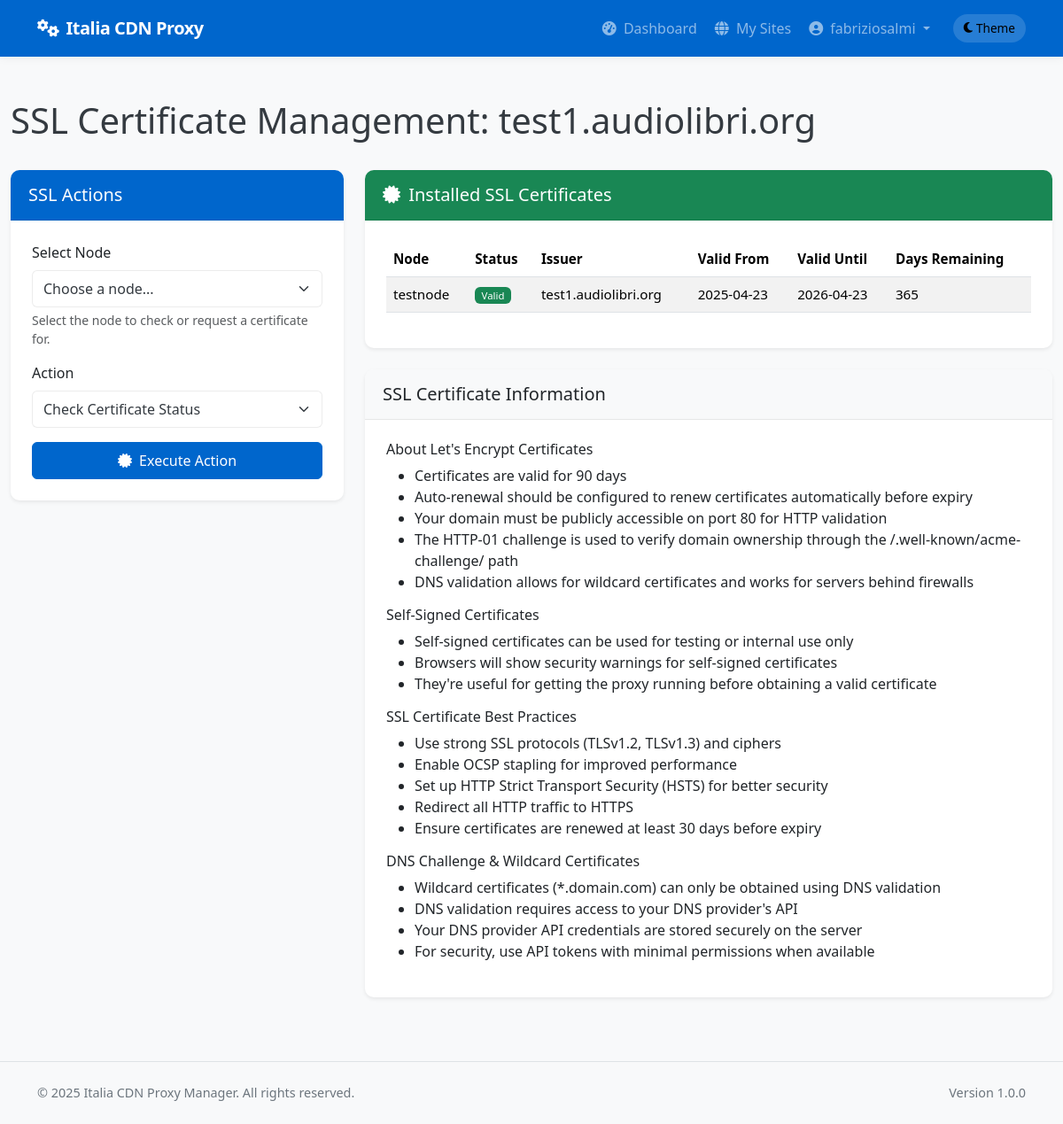
The page /client/sites/1/ssl (signed in) on the database as committed earlier.
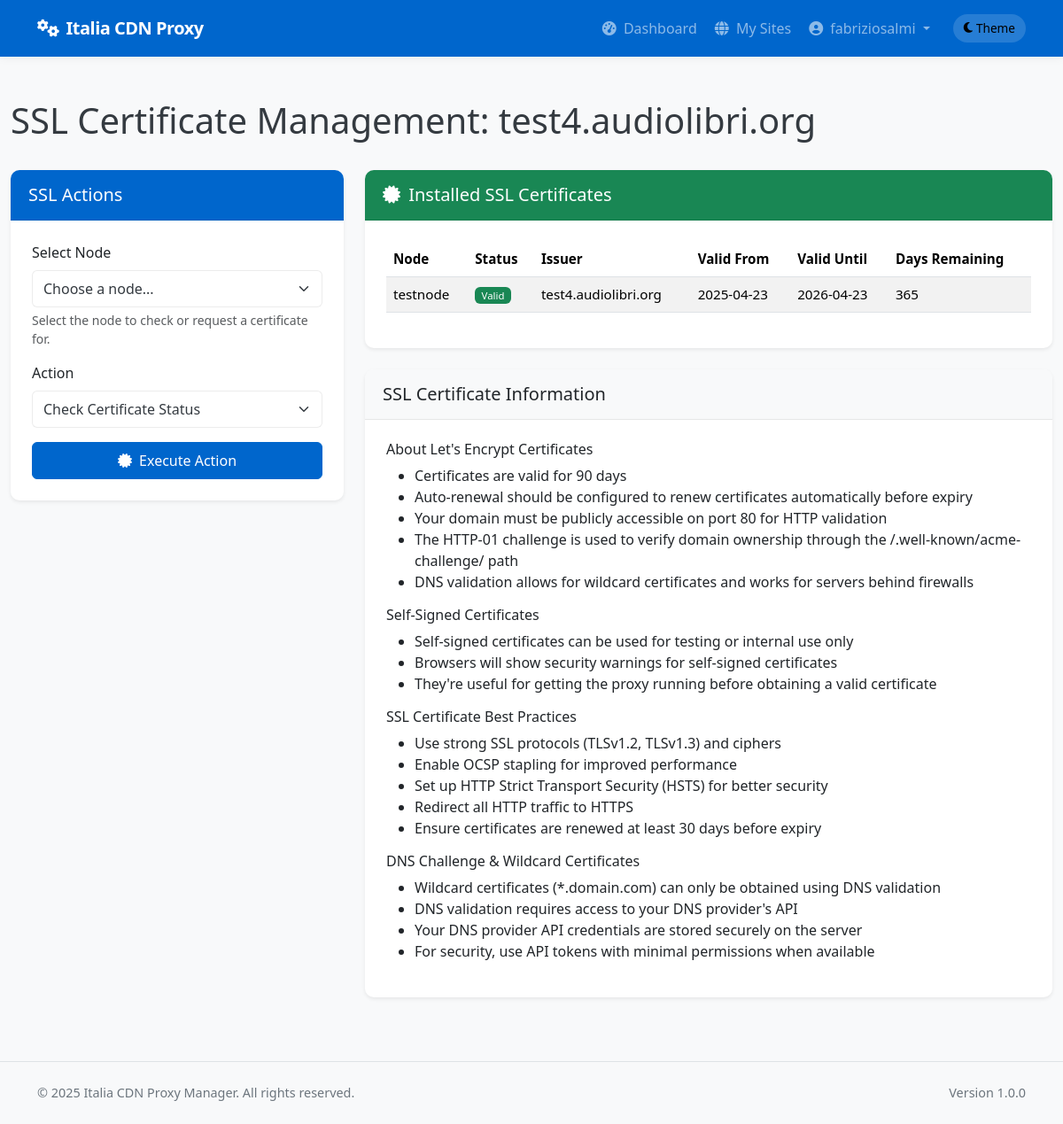
The same page on the database as committed later.
### app/models/models.py (models this page shows, shortened)
class Site(db.Model):
    __tablename__ = 'sites'
    id = db.Column(db.Integer, primary_key=True)
    name = db.Column(db.String(64), nullable=False)
    domain = db.Column(db.String(255), unique=True, nullable=False)
    protocol = db.Column(db.String(10), nullable=False, default='https')  # http or https
    origin_protocol = db.Column(db.String(10), nullable=False, default='http')  # http or https for origin
    origin_address = db.Column(db.String(255), nullable=False)  # Backend server address
    origin_port = db.Column(db.Integer, nullable=False)
    user_id = db.Column(db.Integer, db.ForeignKey('users.id'), nullable=True)  # Allow null for discovered sites
    is_active = db.Column(db.Boolean, default=True)
    is_blocked = db.Column(db.Boolean, default=False)
    is_discovered = db.Column(db.Boolean, default=False)  # Whether this site was discovered from node
    use_waf = db.Column(db.Boolean, default=False)
    waf_rule_level = db.Column(db.String(10), default='basic')  # basic, medium, strict
    waf_custom_rules = db.Column(db.Text, nullable=True)  # Custom WAF rules
    waf_max_request_size = db.Column(db.Integer, default=1)  # Max request size in MB
    waf_request_timeout = db.Column(db.Integer, default=60)  # Request timeout in seconds
    waf_block_tor_exit_nodes = db.Column(db.Boolean, default=False)  # Block Tor exit nodes
    waf_rate_limiting_enabled = db.Column(db.Boolean, default=False)  # Enable rate limiting
    waf_rate_limiting_requests = db.Column(db.Integer, default=100)  # Requests per minute
    waf_rate_limiting_burst = db.Column(db.Integer, default=200)  # Burst requests
    force_https = db.Column(db.Boolean, default=True)  # New column to force HTTP to HTTPS redirect
    enable_cache = db.Column(db.Boolean, default=True)
    cache_time = db.Column(db.Integer, default=3600)  # Cache time in seconds, default 1 hour
    cache_static_time = db.Column(db.Integer, default=86400)  # Cache time for static assets in seconds, default 1 day
    custom_cache_rules = db.Column(db.Text, nullable=True)  # Custom cache rules in Nginx format
    cache_browser_time = db.Column(db.Integer, default=3600)  # Browser cache time in seconds, default 1 hour
    use_geoip = db.Column(db.Boolean, default=False)  # Whether to use GeoIP filtering
    geoip_mode = db.Column(db.String(10), default='blacklist')  # 'blacklist' or 'whitelist'
    geoip_countries = db.Column(db.Text, nullable=True)  # Comma-separated list of country codes
    geoip_level = db.Column(db.String(10), default='nginx')  # 'nginx' or 'iptables'
    created_at = db.Column(db.DateTime, default=datetime.utcnow)
    updated_at = db.Column(db.DateTime, default=datetime.utcnow, onupdate=datetime.utcnow)
    custom_config = db.Column(db.Text, nullable=True)  # Additional Nginx configuration
    site_nodes = db.relationship('SiteNode', backref='site', lazy='dynamic')
    ssl_certificates = db.relationship('SSLCertificate', backref='site', lazy='dynamic')
    config_versions = db.relationship('ConfigVersion', backref='site', lazy='dynamic')

class SSLCertificate(db.Model):
    __tablename__ = 'ssl_certificates'
    id = db.Column(db.Integer, primary_key=True)
    site_id = db.Column(db.Integer, db.ForeignKey('sites.id'), nullable=False)
    node_id = db.Column(db.Integer, db.ForeignKey('nodes.id'), nullable=False)
    domain = db.Column(db.String(255), nullable=False)
    certificate_path = db.Column(db.String(256), nullable=True)
    private_key_path = db.Column(db.String(256), nullable=True)
    fullchain_path = db.Column(db.String(256), nullable=True)
    issuer = db.Column(db.String(64), default='letsencrypt')
    subject = db.Column(db.String(255), nullable=True)
    fingerprint = db.Column(db.String(255), nullable=True)
    valid_from = db.Column(db.DateTime, nullable=True)
    valid_until = db.Column(db.DateTime, nullable=True)
    days_remaining = db.Column(db.Integer, nullable=True)
    is_wildcard = db.Column(db.Boolean, default=False)
    is_self_signed = db.Column(db.Boolean, default=False)
    status = db.Column(db.String(20), default='pending')
    error_message = db.Column(db.Text, nullable=True)
    created_at = db.Column(db.DateTime, default=datetime.utcnow)
    updated_at = db.Column(db.DateTime, default=datetime.utcnow, onupdate=datetime.utcnow)
    node = db.relationship('Node', foreign_keys=[node_id])

class Node(db.Model):
    __tablename__ = 'nodes'
    id = db.Column(db.Integer, primary_key=True)
    name = db.Column(db.String(64), unique=True, nullable=False)
    ip_address = db.Column(db.String(45), nullable=False)  # IPv4 or IPv6
    ssh_port = db.Column(db.Integer, default=22)
    ssh_user = db.Column(db.String(64), nullable=False)
    ssh_key_path = db.Column(db.String(256), nullable=True)  # Path to SSH key file
    _ssh_password = db.Column('ssh_password', db.String(256), nullable=True)  # Encrypted password (if using password auth)
    is_active = db.Column(db.Boolean, default=True)
    is_discovered = db.Column(db.Boolean, default=False)  # Whether this node was discovered from YAML
    created_at = db.Column(db.DateTime, default=datetime.utcnow)
    updated_at = db.Column(db.DateTime, default=datetime.utcnow, onupdate=datetime.utcnow)
    nginx_config_path = db.Column(db.String(256), default='/etc/nginx/conf.d')
    nginx_reload_command = db.Column(db.String(256), default='sudo systemctl reload nginx')
    detected_nginx_path = db.Column(db.String(256), nullable=True)  # Store detected nginx path
    site_nodes = db.relationship('SiteNode', backref='node', lazy='dynamic')
    @property
    def ssh_password(self):
        """Decrypt password when accessed"""
        from cryptography.fernet import Fernet
        from flask import current_app
        if not self._ssh_password:
            return None
        try:
            key = current_app.config.get('PASSWORD_ENCRYPTION_KEY', 'fallback_key_for_development_only').encode()
            key = key.ljust(32)[:32]
            cipher = Fernet(Fernet.generate_key()) if len(key) < 32 else Fernet(key)
            decrypted = cipher.decrypt(self._ssh_password.encode())
            return decrypted.decode()
        except Exception as e:
            import logging
            logging.error(f"Error decrypting SSH password: {str(e)}")
            return None
    @ssh_password.setter
    def ssh_password(self, password):
        """Encrypt password when set"""
        if not password:
            self._ssh_password = None
            return
        from cryptography.fernet import Fernet
        from flask import current_app
        try:
            key = current_app.config.get('PASSWORD_ENCRYPTION_KEY', 'fallback_key_for_development_only').encode()
            key = key.ljust(32)[:32]
            cipher = Fernet(Fernet.generate_key()) if len(key) < 32 else Fernet(key)
            encrypted = cipher.encrypt(password.encode())
            self._ssh_password = encrypted.decode()
        except Exception as e:
            import logging
            logging.error(f"Error encrypting SSH password: {str(e)}")
            self._ssh_password = None

### app/controllers/client.py (the view, shortened to what this page needs)
@client.route('/sites/<int:site_id>/ssl', methods=['GET', 'POST'])
@login_required
@client_required
def manage_ssl_certificates(site_id):
    site = Site.query.filter_by(id=site_id, user_id=current_user.id).first_or_404()
    site_nodes = SiteNode.query.filter_by(site_id=site_id).all()
    nodes = [Node.query.get(sn.node_id) for sn in site_nodes]
    ssl_certificates = SSLCertificate.query.filter_by(site_id=site_id).all()
    from app.services.ssl_certificate_service import SSLCertificateService
    dns_providers = SSLCertificateService.get_supported_dns_providers()
    return render_template(
        'client/sites/ssl_management.html',
        site=site,
        nodes=nodes,
        ssl_certificates=ssl_certificates,
        dns_providers=dns_providers
    )

### app/models/__init__.py (called while the page is built)
@login_manager.user_loader
def load_user(user_id):
    return User.query.get(int(user_id))

### app/models/models.py (called while the page is built)
    def is_admin(self):
        return self.role == 'admin'

    def is_client(self):
        return self.role == 'client'

### app/services/access_control.py (called while the page is built)
def client_required(f):
    @wraps(f)
    def decorated_function(*args, **kwargs):
        if not current_user.is_client():
            flash('This page is available only for client users.', 'error')
            return abort(403)
        return f(*args, **kwargs)
    return decorated_function

### app/templates/client/sites/ssl_management.html (shortened to what the changed rows need)
{% extends "base.html" %}
{% block content %}
<div class="container-fluid py-4">
    <div class="d-flex justify-content-between align-items-center mb-4">
        <h1>SSL Certificate Management: {{ site.domain }}</h1>
    </div>
    {% if site.protocol != 'https' %}
        <div class="alert alert-warning">
            <i class="fas fa-exclamation-triangle me-2"></i>
            This site is not configured for HTTPS. Configure the site to use HTTPS protocol before managing SSL certificates.
        </div>
    {% else %}
        <div class="row">
            <div class="col-md-8">
                <div class="card shadow-sm mb-4">
                    <div class="card-body">
                        {% if ssl_certificates %}
                            <div class="table-responsive">
                                <table class="table table-striped">
                                    <thead>
                                        <tr>
                                            <th>Node</th>
                                            <th>Status</th>
                                            <th>Issuer</th>
                                            <th>Valid From</th>
                                            <th>Valid Until</th>
                                            <th>Days Remaining</th>
                                        </tr>
                                    </thead>
                                    <tbody>
                                        {% for cert in ssl_certificates %}
                                            <tr>
                                                <td>{{ cert.node.name if cert.node else 'Unknown Node' }}</td>
                                                <td>
                                                    {% if cert.status == 'valid' %}
                                                        <span class="badge bg-success">Valid</span>
                                                    {% elif cert.status == 'expiring_soon' %}
                                                        <span class="badge bg-warning">Expiring Soon</span>
                                                    {% elif cert.status == 'expired' %}
                                                        <span class="badge bg-danger">Expired</span>
                                                    {% elif cert.status == 'not_yet_valid' %}
                                                        <span class="badge bg-info">Not Yet Valid</span>
                                                    {% elif cert.is_self_signed %}
                                                        <span class="badge bg-secondary">Self-Signed</span>
                                                    {% else %}
                                                        <span class="badge bg-secondary">Unknown</span>
                                                    {% endif %}
                                                </td>
                                                <td>{{ cert.issuer }}</td>
                                                <td>{{ cert.valid_from.strftime('%Y-%m-%d') }}</td>
                                                <td>{{ cert.valid_until.strftime('%Y-%m-%d') }}</td>
                                                <td>{{ cert.days_remaining }}</td>
                                            </tr>
                                        {% endfor %}
                                    </tbody>
                                </table>
                            </div>
                        {% else %}
                            <div class="alert alert-info">
                                <i class="fas fa-info-circle me-1"></i>
                                No SSL certificates have been installed yet for this site.
                                Use the form on the left to request a certificate.
                            </div>
                        {% endif %}
                    </div>
                </div>
            </div>
        </div>
    {% endif %}
</div>
{% endblock %}

Rows that differ between the two databases and show on the page:
changed Site: domain "test1.audiolibri.org" → "test4.audiolibri.org"
changed SSLCertificate "testnode": issuer "test1.audiolibri.org" → "test4.audiolibri.org"
